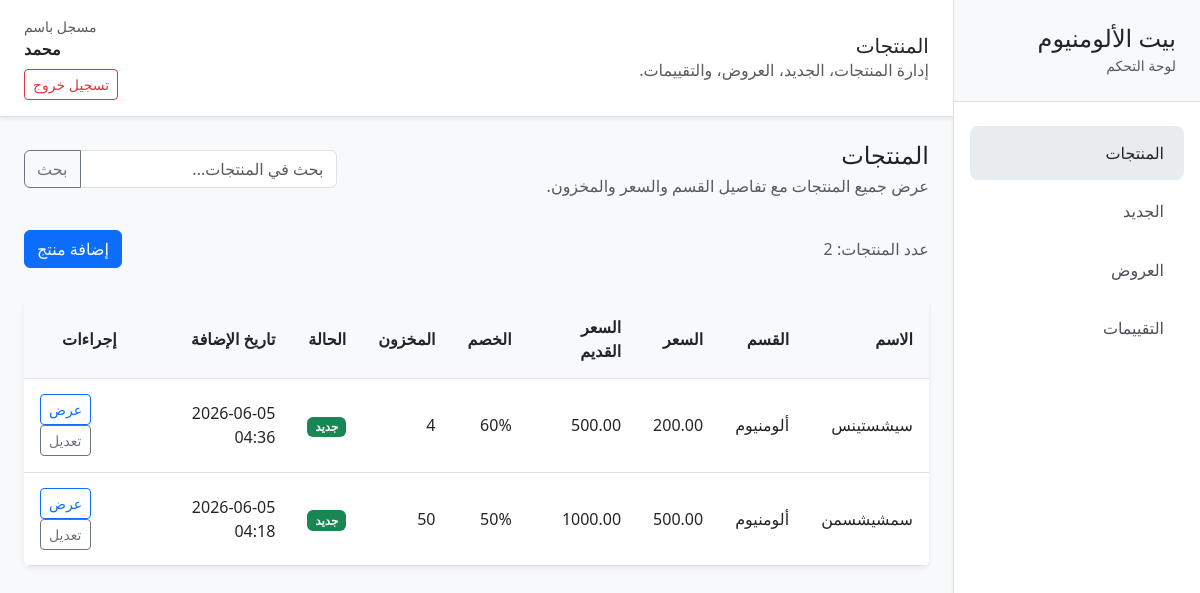
The app's page / (signed in) with its own data.
### products/models.py (models this page shows, shortened)
class Product(models.Model):
    name = models.CharField(max_length=255)
    description = models.TextField()
    price = models.DecimalField(max_digits=10, decimal_places=2)
    old_price = models.DecimalField(
        max_digits=10,
        decimal_places=2,
        null=True,
        blank=True
    )
    image = models.ImageField(upload_to='products/')
    image_2 = models.ImageField(upload_to='products/', null=True, blank=True)
    image_3 = models.ImageField(upload_to='products/', null=True, blank=True)
    image_4 = models.ImageField(upload_to='products/', null=True, blank=True)
    image_5 = models.ImageField(upload_to='products/', null=True, blank=True)
    more_details = models.TextField(null=True, blank=True)
    specs = models.TextField(null=True, blank=True)
    features = models.TextField(null=True, blank=True)
    stock = models.PositiveIntegerField(default=0)
    category = models.ForeignKey(
        "products.Category",
        on_delete=models.CASCADE,
        related_name="products",
        null=True,
        blank=True
    )
    is_new = models.BooleanField(default=False)
    added_at = models.DateTimeField(auto_now_add=True)
    @property
    def discount(self):
        if self.old_price and self.old_price > self.price:
            return round(
                ((self.old_price - self.price) / self.old_price) * 100
            )
        return 0

class Category(models.Model):
    name = models.CharField(max_length=100)
    def __str__(self):
        return self.name

### products/views.py (the view)
# urls.py: path('', dashboard_products, name='dashboard_root'),
@login_required
def dashboard_products(request):
    products = Product.objects.select_related('category').order_by('-added_at')
    context = _dashboard_context(
        request,
        active_page='products',
        queryset=products,
        search_fields=['name', 'description'],
    )
    return render(request, 'products/dashboard/products_list.html', context)

### products/views.py (called while the page is built)
def _filter_queryset_by_search(queryset, search_query, fields):
    if not search_query or not fields:
        return queryset
    query = Q()
    for field in fields:
        query |= Q(**{f"{field}__icontains": search_query})
    return queryset.filter(query)

def _paginate_queryset(request, queryset, per_page=15):
    paginator = Paginator(queryset, per_page)
    page_number = request.GET.get('page')
    return paginator.get_page(page_number)

def _dashboard_context(request, active_page, queryset, search_fields=None):
    search_query = request.GET.get('search', '').strip()
    queryset = _filter_queryset_by_search(queryset, search_query, search_fields or [])
    page_obj = _paginate_queryset(request, queryset)
    return {
        'search_query': search_query,
        'page_obj': page_obj,
        'active_page': active_page,
        'result_count': queryset.count(),
    }

### products/templates/products/dashboard/products_list.html (shortened to what this page needs)
{% extends 'products/base.html' %} {% block page_title %}المنتجات{% endblock %}
{% block content %}
<div class="d-flex flex-column gap-3">
  <div
    class="d-flex flex-column flex-md-row justify-content-between align-items-start align-items-md-center gap-3 mb-3"
  >
    <div>
      <h2 class="h4 mb-1">المنتجات</h2>
      <p class="text-muted mb-0">
        عرض جميع المنتجات مع تفاصيل القسم والسعر والمخزون.
      </p>
    </div>
    <form method="get" class="search-box">
      <div class="input-group">
        <input
          type="search"
          name="search"
          class="form-control"
          placeholder="بحث في المنتجات..."
          value="{{ search_query }}"
        />
        <button class="btn btn-outline-secondary" type="submit">بحث</button>
      </div>
    </form>
  </div>
  <div class="d-flex justify-content-between align-items-center mb-3">
    <span class="text-muted">عدد المنتجات: {{ result_count }}</span>
    <a href="{% url 'products:add_product' %}" class="btn btn-primary"
      >إضافة منتج</a
    >
  </div>
  <div class="table-responsive shadow-sm rounded overflow-hidden bg-white">
    <table class="list-table mb-0">
      <thead>
        <tr>
          <th class="text-start">الاسم</th>
          <th class="text-start">القسم</th>
          <th class="text-start">السعر</th>
          <th class="text-start">السعر القديم</th>
          <th class="text-start">الخصم</th>
          <th class="text-start">المخزون</th>
          <th class="text-start">الحالة</th>
          <th class="text-start">تاريخ الإضافة</th>
          <th class="text-center">إجراءات</th>
        </tr>
      </thead>
      <tbody>
        {% for product in page_obj.object_list %}
        <tr
          class="clickable-row"
          data-href="{% url 'products:product_details' product.pk %}"
        >
          <td>{{ product.name }}</td>
          <td>{{ product.category }}</td>
          <td>{{ product.price }}</td>
          <td>
            {% if product.old_price %} {{ product.old_price }} {% else %} -
            {% endif %}
          </td>
          <td>
            {% if product.discount > 0 %} {{ product.discount }}% {% else %} -
            {% endif %}
          </td>
          <td>{{ product.stock }}</td>
          <td>
            {% if product.is_new %}
            <span class="badge bg-success">جديد</span>
            {% else %}
            <span class="badge bg-secondary">عادي</span>
            {% endif %}
          </td>
          <td>{{ product.added_at|date:'Y-m-d H:i' }}</td>
          <td class="text-end table-actions">
            <a
              href="{% url 'products:product_details' product.pk %}"
              class="btn btn-sm btn-outline-primary"
              >عرض</a
            >
            <a
              href="{% url 'products:edit_product' product.pk %}"
              class="btn btn-sm btn-outline-secondary"
              >تعديل</a
            >
          </td>
        </tr>
        {% empty %}
        <tr>
          <td colspan="9" class="py-5 text-center text-muted">
            لا توجد منتجات مطابقة للبحث.
          </td>
        </tr>
        {% endfor %}
      </tbody>
    </table>
  </div>
</div>
{% endblock %}

### products/templates/products/base.html (shortened to what this page needs)
<!doctype html>
<html lang="ar" dir="rtl">
  <head>
    <link
      href="https://cdn.jsdelivr.net/npm/bootstrap@5.3.3/dist/css/bootstrap.rtl.min.css"
      rel="stylesheet"
    />
  </head>
  <body class="bg-light">
    <div class="dashboard-shell d-flex min-vh-100">
      <aside class="dashboard-sidebar bg-white border-end shadow-sm">
        <div class="sidebar-brand px-4 py-4 border-bottom">
          <h4 class="mb-0">بيت الألومنيوم</h4>
          <small class="text-muted">لوحة التحكم</small>
        </div>
        <nav class="sidebar-nav px-3 py-4">
          <a
            class="sidebar-link {% if active_page == 'products' %}active{% endif %}"
            href="{% url 'products:dashboard_products' %}"
          >
            المنتجات
          </a>
          <a
            class="sidebar-link {% if active_page == 'new_arrivals' %}active{% endif %}"
            href="{% url 'products:dashboard_new_arrivals' %}"
          >
            الجديد
          </a>
          <a
            class="sidebar-link {% if active_page == 'offers' %}active{% endif %}"
            href="{% url 'products:dashboard_offers' %}"
          >
            العروض
          </a>
          <a
            class="sidebar-link {% if active_page == 'reviews' %}active{% endif %}"
            href="{% url 'products:dashboard_reviews' %}"
          >
            التقييمات
          </a>
        </nav>
      </aside>
      <main class="dashboard-main flex-grow-1">
        <header
          class="dashboard-header bg-white border-bottom py-3 px-4 shadow-sm"
        >
          <div class="d-flex justify-content-between align-items-center">
            <div>
              <h1 class="h5 mb-0">
                {% block page_title %}لوحة التحكم{% endblock %}
              </h1>
              <p class="text-muted mb-0">
                إدارة المنتجات، الجديد، العروض، والتقييمات.
              </p>
            </div>
            {% if user.is_authenticated %}
            <div class="text-end">
              <div class="small text-muted">مسجل باسم</div>
              <div class="fw-semibold">{{ user.username }}</div>
              <a
                href="{% url 'products:logout' %}"
                class="btn btn-sm btn-outline-danger mt-2"
                >تسجيل خروج</a
              >
            </div>
            {% endif %}
          </div>
        </header>
        <section class="dashboard-content p-4">
          {% block content %}{% endblock %}
        </section>
      </main>
    </div>
  </body>
</html>

### products/templates/products/base.html (style rules this page uses)
body { min-height: 100vh; }
.dashboard-shell { overflow: hidden; }
.dashboard-sidebar { width: 260px; min-height: 100vh; }
.sidebar-brand { background: #f8f9fa; }
.sidebar-nav { display: flex; flex-direction: column; gap: 0.25rem; }
.sidebar-link { display: block; padding: 0.95rem 1.25rem; color: #495057; border-radius: 0.5rem; text-decoration: none; transition: background 0.15s ease, color 0.15s ease; }
.sidebar-link:hover, .sidebar-link.active { background: #e9ecef; color: #212529; }
.dashboard-main { overflow-x: hidden; }
.dashboard-header { position: sticky; top: 0; z-index: 10; }
.dashboard-content { min-height: calc(100vh - 92px); }
.list-table { width: 100%; border-collapse: collapse; background: #fff; }
.list-table th, .list-table td { padding: 0.95rem 1rem; border-bottom: 1px solid #dee2e6; vertical-align: middle; }
.list-table th { background: #f8f9fa; text-align: left; font-weight: 600; }
.clickable-row { cursor: pointer; transition: background 0.15s ease; }
.table-actions a, .table-actions button { margin-right: 0.35rem; }
.search-box { max-width: 420px; }

### records on screen
Product: name "سيشستينس", category "ألومنيوم", price "200.00", old_price "500.00", discount "60", stock "4", is_new "جديد", added_at "2026-06-05 04:36"
Product: name "سمشيشسمن", category "ألومنيوم", price "500.00", old_price "1000.00", discount "50", stock "50", is_new "جديد", added_at "2026-06-05 04:18"

### other values on screen
{{ user.username }} "محمد"
{{ result_count }} "2"
